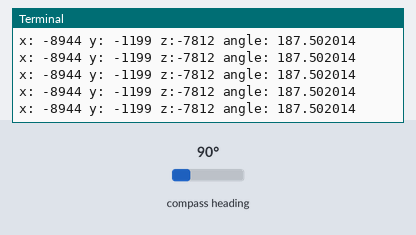
A program run on a simulated Raspberry Pi (BCM pin numbers). Shown: the last lines printed to the terminal. The inputs (shaded band) are chosen by the test bench; at power-on: compass heading 90°.

Above: at 1.2 s.
1.3 s: compass heading set to 7°
At 2.1 s:
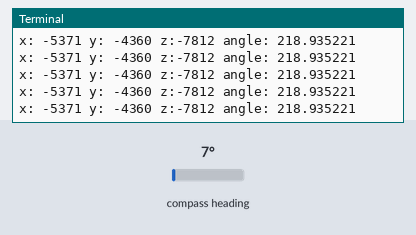
2.8 s: compass heading set to 180°
At 3.4 s:
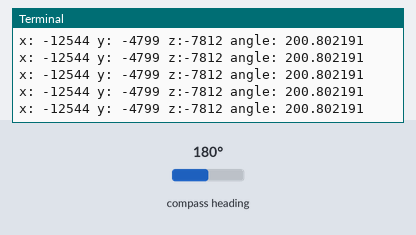
Timing chart, 0 to 5.8 s (numbered marks = the images above; inputs shaded):
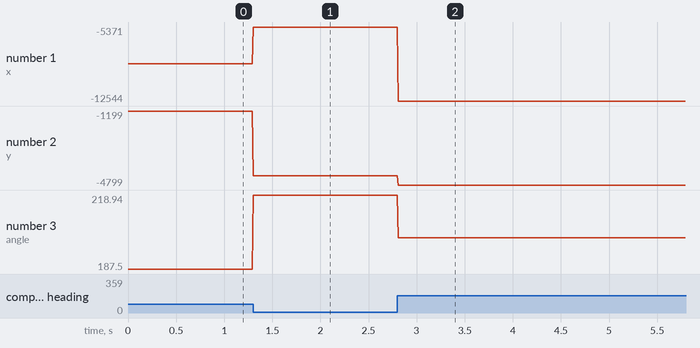

The program:

magneto.py
```python
import smbus
import time
import math
bus = smbus.SMBus(1)
d_address = 0x0d
declination=-0.002327
x_l=0x00
y_l=0x02
z_l=0x04
x_offset=8944
y_offset=4799
z_offset=5652

def magneto_start():
    bus.write_byte_data(d_address,0x09,0x0d)
    bus.write_byte_data(d_address,0x0d,0x01)

def magneto_read(adr):
    low = bus.read_byte_data(d_address, adr)
    high = bus.read_byte_data(d_address, adr+1)
    val=(high<<8)+low
    if(val > 32768):
           val = val - 65536
    return val

magneto_start()
while 1:
    x_out=magneto_read(0x00)
    y_out=magneto_read(0x02)
    z_out=magneto_read(0x04)
    x_out=x_out-x_offset
    y_out=y_out-y_offset
    z_out=z_out-z_offset
    angle=math.atan2(y_out,x_out)+declination
    angle=float(angle)
    angle=float(angle*180/math.pi)
    if angle<0:
       angle=angle+360
    print ("x: %d y: %d z:%d angle: %f "%(x_out,y_out,z_out,angle))
    time.sleep(0.01)
```

Measured:
- after the input at 1.3 s, the terminal: prints a new line at once (image 1)
- after the input at 2.8 s, the terminal: prints a new line at once (image 2)
- plotted number 1: -8944 → -5371 after the input at 1.3 s, -5371 → -12544 after the input at 2.8 s
- plotted number 2: -1199 → -4360 after the input at 1.3 s, -4360 → -4799 after the input at 2.8 s
- plotted number 3: 187.5 → 218.94 after the input at 1.3 s, 218.94 → 200.8 after the input at 2.8 s
